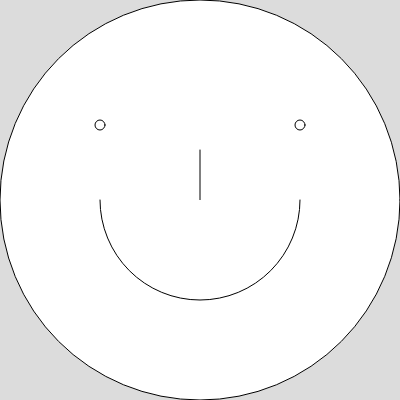
Frame 1 (no input)
Frame 60 (no input): identical to frame 1, image omitted
Frame 120 (the mouse pressed at the canvas centre since frame 60): identical to frame 1, image omitted

The p5.js sketch that drew this single still picture (run headless with seeded random() and noise() and a simulated clock; from frame 60 on, the mouse is pressed at the canvas centre):

// p5.js sketch
// ── sketch.js
function preload() {}

function setup() {
  createCanvas(400, 400);
}

function draw() {
  background(220);

  ellipse(200, 200, 400, 400);
  ellipse(100, 125, 10, 10);
  ellipse(300, 125, 10, 10);
  line(200, 150, 200, 200);
  arc(200, 200, 200, 200, 0, PI);
}
